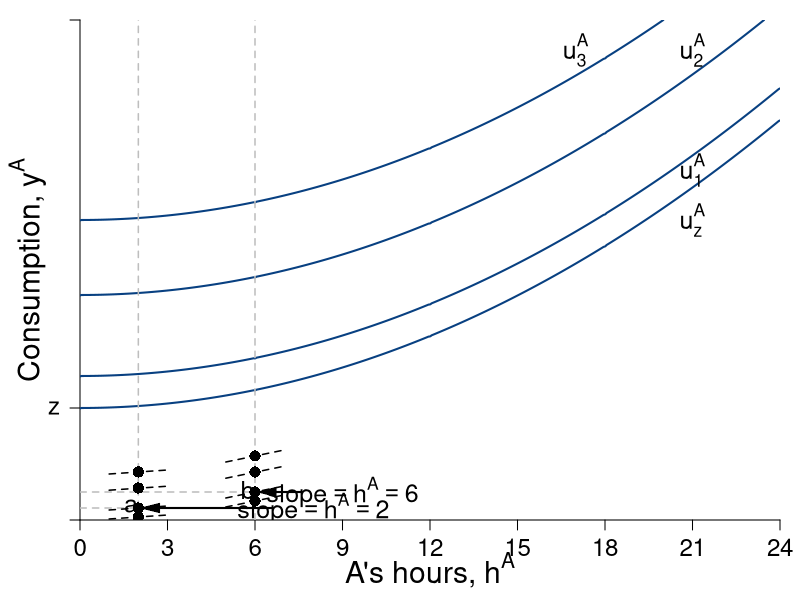

This figure's R source:
require(shape)
pdf(file = "coordination_failures/coord_indiff_contour.pdf", width = 9, height = 7)

#Set parameters for graphics
pointsize <- 1.8
axislabelsize <- 1.8
labelsize <- 1.5
namesize <- 1.8
annotatesize <- 1.5
graphlinewidth <- 2
segmentlinewidth <- 1.5

COL <- c("#7fc97f", "#beaed4", "#fdc086", "#ffff99", "#386cb0", "#f0027f", "#bf5b17", "#666666")
COLA <- c("#99d8c9","#66c2a4","#41ae76", "#238b45", "#005824")
COLB <- c("#4eb3d3", "#2b8cbe", "#0868ac","#084081")

par(mar =  c(4, 4, 1, 1))

indiffA <- function(ea, uA = 46.08) {
  uA + (1/2)*(ea)^2
}

uA <- function(ea, ya = output) {
  ya - 0.5*(ea)^2
}

mrsA <- function(ea){
  ea
}

slopeline <- function(ea, yint = 0.5, slope = 2){
  yint + slope*ea
}

output <- function(ea, eb = 12, alpha = 30, beta = 1/2){
  (alpha - beta*(ea+eb))*ea
}

xlims <- c(0, 24)
ylims <- c(0, 500)

npts <- 501 
x <- seq(xlims[1], xlims[2], length.out = npts)
y <- seq(ylims[1], ylims[2], length.out = npts) 

a <- c(112, uA(ea = 12, output(ea = 12, eb = 12)), uA(ea = 15, output(ea = 15, eb = 0)), 300)

plot(0, 0, xlim = xlims, ylim = ylims, type = "n",
     xlab = expression(paste("")),
     ylab = expression(paste("")), 
     xaxt = "n", 
     yaxt = "n", 
     cex.lab = axislabelsize, 
     bty = "n",
     xaxs="i", 
     yaxs="i")

# ticksy <- seq(from = 0, to = ylims[2], by = 2)
# ylabels <- seq(from = 0, to = ylims[2], by = 2)
ticksx <- seq(from = 0, to = xlims[2], by = 3)
xlabels <- seq(from = 0, to = xlims[2], by = 3)
#ticksy <- c(0, 1, 10, 12, 28, 30, 46.08, 70)
ticksy <- c(ylims[1], 112, ylims[2])
ylabels <- c(NA, expression(z),  NA)
# ticksy <- c(ylims[1], 100, uA(ea = 12, output(ea = 12, eb = 12)), uA(ea = 15, output(ea = 15, eb = 0)), 300, ylims[2])
# ylabels <- c(NA, expression(z),  expression(paste(a)),expression(paste(b)), expression(paste()), NA)
# ticksx <- c(0, 6.9, 12, 9.6, 16, 24, 26)
# xlabels <- c(NA, expression(paste(e^A,"*")), expression(paste(1/2*beta)), expression(paste(e^{AN})), expression(paste(alpha)), expression(paste(1/beta)), NA)

axis(1, at = ticksx, pos = 0, labels = xlabels, cex.axis = labelsize - 0.05)
axis(2, at = ticksy, pos = 0, labels = ylabels, las = 1, cex.axis= labelsize - 0.05)

npts <- 500 
xx1 <- seq(xlims[1], xlims[2], length.out = npts)

contour(x, y,
        outer(x, y, uA),
        drawlabels = FALSE,
        col = COLB[4],
        lwd = graphlinewidth,
        levels = a,
        xaxs="i",
        yaxs="i",
        add = TRUE)



# lines(xx1, indiffA(xx1, uA = 1), col = COLA[4], lwd = graphlinewidth)
# lines(xx1, indiffA(xx1, uA = 10), col = COLA[4], lwd = graphlinewidth)
# lines(xx1, indiffA(xx1, uA = 30), col = COLA[4], lwd = graphlinewidth)
# lines(xx1, indiffA(xx1, uA = 46.08), col = COLA[4], lwd = graphlinewidth)

# lines(xx1, brfB(xx1, alpha = 16, beta = 1/24), col = COLB[4], lwd = graphlinewidth)
# lines(xx1, brfPEA(xx1, alpha = 16, beta = 1/24), col = COLA[4], lwd = graphlinewidth)
# lines(xx1, brfPEB(xx1, alpha = 16, beta = 1/24), col = COLB[4], lwd = graphlinewidth)

# contour(x, y, 
#         outer(x, y, uA),
#         #labels = c("v1", "v2", "v3"),
#         drawlabels = FALSE,
#         col = COLA[3],
#         #xlab = expression(paste("A's Apples, ", x)),
#         #ylab = expression(paste("A's Oranges, ", y)),
#         #cex.lab = axislabelsize,
#         lwd = graphlinewidth,
#         levels = a, 
#         xaxs="i", 
#         yaxs="i", 
#         add = TRUE)


segments(2, 0, 2, ylims[2], lty = 2, col = "gray" , lwd = segmentlinewidth)
segments(6, 0, 6, ylims[2], lty = 2, col = "gray" , lwd = segmentlinewidth)
segments(0, 12, 2, 12, ylims[2], lty = 2, col = "gray" , lwd = segmentlinewidth)
segments(0, 28, 6, 28, ylims[2], lty = 2, col = "gray" , lwd = segmentlinewidth)


#mtext(expression(paste("A's hours, ", h^A)), side=1, line = 3.2, cex = axislabelsize)
text(0.5*xlims[2], -50, expression(paste("A's hours, ", h^A)), xpd = TRUE, cex = axislabelsize)
text(-1.8, 0.5*ylims[2], expression(paste("Consumption, ", y^A)), xpd = TRUE, cex = axislabelsize, srt = 90)
#
text(8, 12, expression(paste("slope", phantom()==h^A, phantom() == 2)), cex = annotatesize)
Arrows(6.6, 12, 2.4, 12, col = "black", lty = 1, lwd = 2, arr.type = "triangle", arr.lwd = 0.5)
#
text(9, 28, expression(paste("slope", phantom()==h^A, phantom() == 6)), cex = annotatesize)
Arrows(7.6, 28, 6.4, 28, col = "black", lty = 1, lwd = 2, arr.type = "triangle", arr.lwd = 0.5)

#Label the iso-welfare functions for the HG, Aisha
text(21, 300, expression(u[z]^A), cex = annotatesize)
text(21, 350, expression(u[1]^A), cex = annotatesize)
text(21, 470, expression(u[2]^A), cex = annotatesize)
text(17, 470, expression(u[3]^A), cex = annotatesize)

text(1.75, 14, expression(a), cex = annotatesize)
text(5.75, 30, expression(b), cex = annotatesize)



lowint <- c(8, 27.8, 44)

slopex1 <- seq(1,3,length.out = 200)
lines(slopex1, slopeline(slopex1, yint = -1, slope = mrsA(ea = 2)), col = "black", lty = 2, lwd = segmentlinewidth)
lines(slopex1, slopeline(slopex1, yint = lowint[1], slope = mrsA(ea = 2)), col = "black", lty = 2, lwd = segmentlinewidth)
lines(slopex1, slopeline(slopex1, yint = lowint[2], slope = mrsA(ea = 2)), col = "black", lty = 2, lwd = segmentlinewidth)
lines(slopex1, slopeline(slopex1, yint = lowint[3], slope = mrsA(ea = 2)), col = "black", lty = 2, lwd = segmentlinewidth)

highint <- c(-8, 11.8, 28)
slopex2 <- seq(5,7,length.out = 200)
lines(slopex2, slopeline(slopex2, yint = -17, slope = mrsA(ea = 6)), col = "black", lty = 2, lwd = segmentlinewidth)
lines(slopex2, slopeline(slopex2, yint = highint[1], slope = mrsA(ea = 6)), col = "black", lty = 2, lwd = segmentlinewidth)
lines(slopex2, slopeline(slopex2, yint = highint[2], slope = mrsA(ea = 6)), col = "black", lty = 2, lwd = segmentlinewidth)
lines(slopex2, slopeline(slopex2, yint = highint[3], slope = mrsA(ea = 6)), col = "black", lty = 2, lwd = segmentlinewidth)


firstpointsx <- c(2, 2, 2, 2)
firstpointsy <- c(indiffA(ea = firstpointsx[1], uA = 1), indiffA(ea = firstpointsx[2], uA = 10), indiffA(ea = firstpointsx[3], uA = 30), indiffA(ea = firstpointsx[4], uA = 46.08))
points(firstpointsx, firstpointsy, pch = 16, col = "black", cex = 1.5)

secondpointsx <- c(6, 6, 6, 6)
secondpointsy <- c(indiffA(ea = 6, uA = 1), indiffA(ea = 6, uA = 10), indiffA(ea = 6, uA = 30), indiffA(ea = 6, uA = 46.08))
points(secondpointsx, secondpointsy, pch = 16, col = "black", cex = 1.5)




dev.off()
